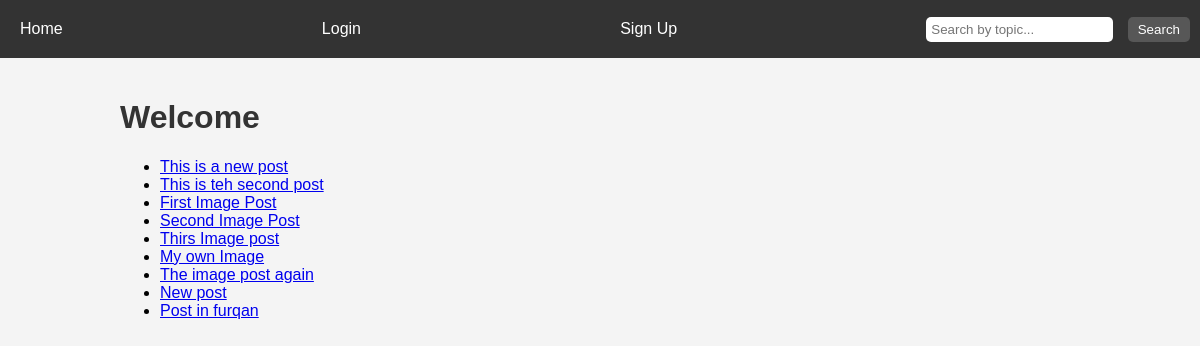
The page / on the database its author committed.
### blog/models.py (models this page shows, shortened)
class Post(db.Model):
    id = db.Column(db.Integer, primary_key=True)
    title = db.Column(db.String(150), nullable=False)
    body = db.Column(db.Text, nullable=False)
    image = db.Column(db.String(100))
    date_created = db.Column(db.DateTime(timezone=True), default=func.now())
    author_id = db.Column(db.Integer, db.ForeignKey('user.id'), nullable=False)

### blog/views.py (the view)
@views.route("/")
def index():
    query = request.args.get("q")
    if query:
        posts = Post.query.filter(
            Post.title.contains(query)
        ).all()
    else:
        posts = Post.query.all()
    return render_template("index.html", posts=posts)

### blog/templates/index.html (shortened to what this page needs)
{% extends "base.html" %}
{% block content %}
<h1>Welcome</h1>
{% if posts %}
    <ul>
        {% for post in posts %}
            <li>
                <a href="{{ url_for('views.post', post_id=post.id) }}">{{ post.title }}</a>
            </li>
        {% endfor %}
    </ul>
{% else %}
    <p>No posts yet. <a href="{{ url_for('views.create_post') }}">Create a new post</a>.</p>
{% endif %}
{% endblock %}

### blog/templates/base.html (style rules this page uses)
body { font-family: Arial, sans-serif; margin: 0; padding: 0; background-color: #f4f4f4; }
h1, h2, h3 { color: #333; }

### rows shown on the page
Post: title "This is a new post"
Post: title "This is teh second post"
Post: title "First Image Post"
Post: title "Second Image Post"
Post: title "Thirs Image post"
Post: title "My own Image"
Post: title "The image post again"
Post: title "New post"
Post: title "Post in furqan"
